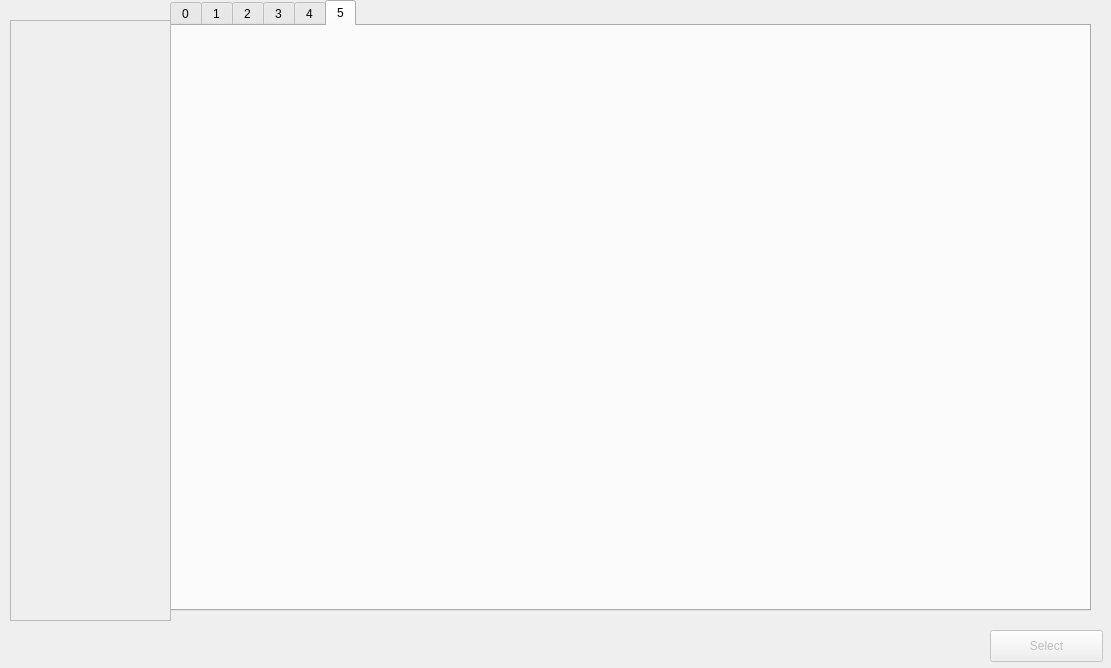
<?xml version="1.0" encoding="UTF-8"?>
<ui version="4.0">
 <class>TemplateDialog</class>
 <widget class="QDialog" name="TemplateDialog">
  <property name="geometry">
   <rect>
    <x>0</x>
    <y>0</y>
    <width>1111</width>
    <height>668</height>
   </rect>
  </property>
  <property name="windowTitle">
   <string>Templates</string>
  </property>
  <widget class="QTabWidget" name="tabWidget">
   <property name="geometry">
    <rect>
     <x>170</x>
     <y>0</y>
     <width>921</width>
     <height>611</height>
    </rect>
   </property>
   <property name="currentIndex">
    <number>5</number>
   </property>
   <widget class="QWidget" name="temp_tab_0">
    <attribute name="title">
     <string>0</string>
    </attribute>
   </widget>
   <widget class="QWidget" name="temp_tab_1">
    <attribute name="title">
     <string>1</string>
    </attribute>
   </widget>
   <widget class="QWidget" name="temp_tab_2">
    <attribute name="title">
     <string>2</string>
    </attribute>
   </widget>
   <widget class="QWidget" name="temp_tab_3">
    <attribute name="title">
     <string>3</string>
    </attribute>
   </widget>
   <widget class="QWidget" name="temp_tab_4">
    <attribute name="title">
     <string>4</string>
    </attribute>
   </widget>
   <widget class="QWidget" name="temp_tab_5">
    <attribute name="title">
     <string>5</string>
    </attribute>
   </widget>
  </widget>
  <widget class="QScrollArea" name="scrollArea">
   <property name="geometry">
    <rect>
     <x>10</x>
     <y>20</y>
     <width>161</width>
     <height>601</height>
    </rect>
   </property>
   <property name="widgetResizable">
    <bool>true</bool>
   </property>
   <widget class="TemplateBox" name="template_box">
    <property name="geometry">
     <rect>
      <x>0</x>
      <y>0</y>
      <width>159</width>
      <height>599</height>
     </rect>
    </property>
    <layout class="QVBoxLayout" name="verticalLayout_2"/>
   </widget>
  </widget>
  <widget class="QPushButton" name="pushButton">
   <property name="enabled">
    <bool>false</bool>
   </property>
   <property name="geometry">
    <rect>
     <x>990</x>
     <y>630</y>
     <width>113</width>
     <height>32</height>
    </rect>
   </property>
   <property name="text">
    <string>Select</string>
   </property>
   <property name="default">
    <bool>false</bool>
   </property>
   <property name="flat">
    <bool>false</bool>
   </property>
  </widget>
 </widget>
 <customwidgets>
  <customwidget>
   <class>TemplateBox</class>
   <extends>QWidget</extends>
   <header>TemplateBox.h</header>
   <container>1</container>
  </customwidget>
 </customwidgets>
 <resources/>
 <connections/>
 <slots>
  <slot>ChangeTap()</slot>
  <slot>ClearTemplates()</slot>
  <slot>SelectATemplate()</slot>
 </slots>
</ui>
